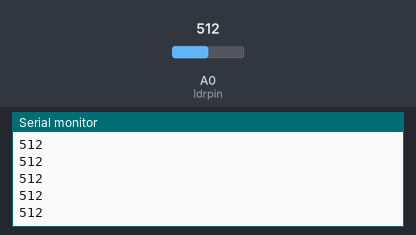
The sketch below on a simulated Arduino Uno, built with avr-gcc and run on an emulated ATmega328P. Shown: the last lines printed to the serial monitor. The test bench sets the inputs (shaded band); at power-on: A0 (ldrpin) = 512.

Above: at 1.2 s.
1.3 s: A0 (ldrpin) set to 716
At 1.31 s:
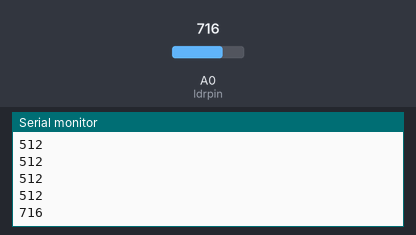
2.8 s: A0 (ldrpin) set to 900
At 2.81 s:
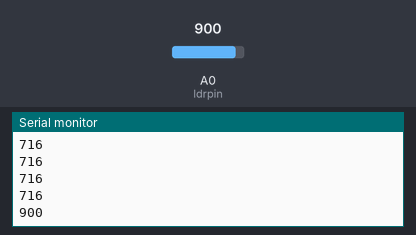
Timing chart, 0 to 5.8 s (numbered marks = the images above; inputs shaded):
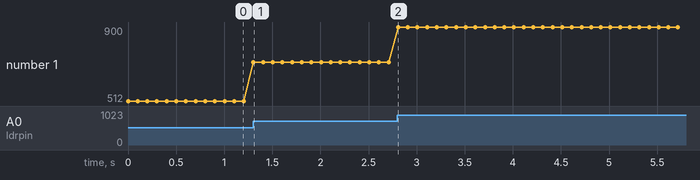

The sketch:

diy_flexsensor.ino
```cpp
const int ldrpin = A0;
void setup() {
  Serial.begin(9600);
  // put your setup code here, to run once:

}

void loop() {
  int LDRValue = analogRead(ldrpin);
  Serial.println(LDRValue);
  delay(100);
  // put your main code here, to run repeatedly:

}
```

Measured:
- after the input at 1.3 s, the serial monitor: prints a new line at once (image 1)
- after the input at 2.8 s, the serial monitor: prints a new line at once (image 2)
- plotted number 1: 512 → 716 after the input at 1.3 s, 716 → 900 after the input at 2.8 s
